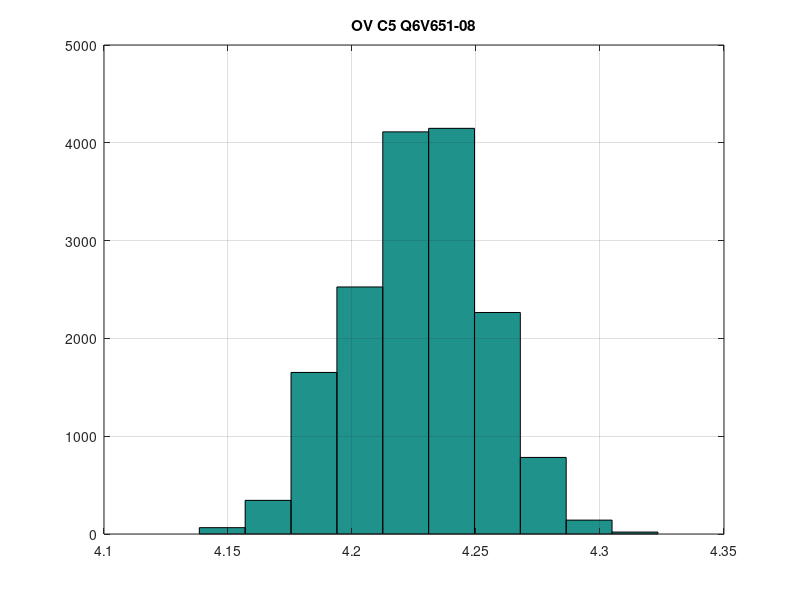

MATLAB code for this plot:
clear; close all; clc;
data=csvread('OV_C5_Q6V651_08.txt');
% data=csvread('OV_C5_H33V49_12.txt');
lsb = 183.1e-6;
vc5 = data * lsb;
pass=data;
k1=find(pass>300);
pass(k1)=[];
k2=find(pass<32);
low=pass(k2);
pass(k2)=[];

k3=find(vc5<=4.2);
vc5_mean=mean(vc5);
vc5_std=std(vc5);

vc5_min=vc5_mean-min(vc5);
vc5_max=max(vc5)-vc5_mean;

hist(vc5);
grid on;
% title('OV C5 H33V49-12');
title('OV C5 Q6V651-08');

